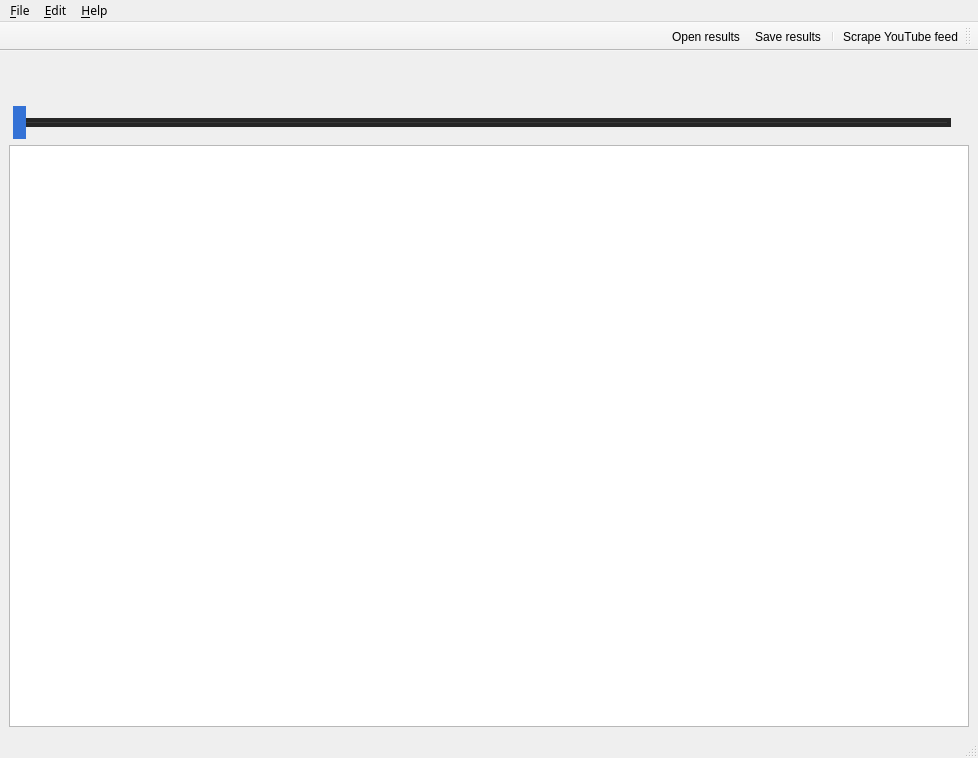
<?xml version="1.0" encoding="UTF-8"?>
<ui version="4.0">
 <author>@danicc097</author>
 <class>MainWindow</class>
 <widget class="QMainWindow" name="MainWindow">
  <property name="geometry">
   <rect>
    <x>0</x>
    <y>0</y>
    <width>978</width>
    <height>758</height>
   </rect>
  </property>
  <property name="font">
   <font>
    <family>Arial</family>
   </font>
  </property>
  <property name="windowTitle">
   <string>YouTube Scraper</string>
  </property>
  <property name="styleSheet">
   <string notr="true"/>
  </property>
  <property name="iconSize">
   <size>
    <width>40</width>
    <height>40</height>
   </size>
  </property>
  <property name="tabShape">
   <enum>QTabWidget::Rounded</enum>
  </property>
  <property name="dockNestingEnabled">
   <bool>true</bool>
  </property>
  <widget class="QWidget" name="centralwidget">
   <property name="layoutDirection">
    <enum>Qt::LeftToRight</enum>
   </property>
   <layout class="QGridLayout" name="gridLayout">
    <item row="3" column="0" colspan="2">
     <widget class="QListWidget" name="listWidgetVideos">
      <property name="tabKeyNavigation">
       <bool>false</bool>
      </property>
     </widget>
    </item>
    <item row="0" column="0" rowspan="2" colspan="2">
     <layout class="QHBoxLayout" name="horizontalLayout">
      <item>
       <spacer name="horizontalSpacer">
        <property name="orientation">
         <enum>Qt::Horizontal</enum>
        </property>
        <property name="sizeHint" stdset="0">
         <size>
          <width>40</width>
          <height>20</height>
         </size>
        </property>
       </spacer>
      </item>
      <item>
       <widget class="QPushButton" name="actionREW">
        <property name="sizePolicy">
         <sizepolicy hsizetype="Maximum" vsizetype="Fixed">
          <horstretch>0</horstretch>
          <verstretch>0</verstretch>
         </sizepolicy>
        </property>
        <property name="minimumSize">
         <size>
          <width>0</width>
          <height>40</height>
         </size>
        </property>
        <property name="font">
         <font>
          <family>Arial</family>
          <pointsize>9</pointsize>
          <weight>50</weight>
          <bold>false</bold>
         </font>
        </property>
        <property name="styleSheet">
         <string notr="true">border:0px</string>
        </property>
        <property name="text">
         <string/>
        </property>
        <property name="icon">
         <iconset>
          <normaloff>../../data/playback_rew.png</normaloff>../../data/playback_rew.png</iconset>
        </property>
        <property name="iconSize">
         <size>
          <width>32</width>
          <height>32</height>
         </size>
        </property>
        <property name="checkable">
         <bool>true</bool>
        </property>
        <property name="autoDefault">
         <bool>true</bool>
        </property>
        <property name="default">
         <bool>true</bool>
        </property>
        <property name="flat">
         <bool>true</bool>
        </property>
       </widget>
      </item>
      <item>
       <widget class="QPushButton" name="actionPLAY">
        <property name="sizePolicy">
         <sizepolicy hsizetype="Maximum" vsizetype="Fixed">
          <horstretch>0</horstretch>
          <verstretch>0</verstretch>
         </sizepolicy>
        </property>
        <property name="minimumSize">
         <size>
          <width>0</width>
          <height>40</height>
         </size>
        </property>
        <property name="font">
         <font>
          <family>MS Shell Dlg 2</family>
          <pointsize>9</pointsize>
          <weight>50</weight>
          <bold>false</bold>
         </font>
        </property>
        <property name="styleSheet">
         <string notr="true">border:0px</string>
        </property>
        <property name="text">
         <string/>
        </property>
        <property name="icon">
         <iconset>
          <normaloff>../../data/playback_play.png</normaloff>
          <normalon>../../data/playback_play_icon&amp;48.png</normalon>
          <activeoff>../../data/playback_play_icon&amp;48.png</activeoff>
          <activeon>../../data/playback_pause.png</activeon>
          <selectedon>../../data/playback_play - Copy.png</selectedon>../../data/playback_play.png</iconset>
        </property>
        <property name="iconSize">
         <size>
          <width>48</width>
          <height>48</height>
         </size>
        </property>
        <property name="checkable">
         <bool>true</bool>
        </property>
        <property name="autoDefault">
         <bool>false</bool>
        </property>
        <property name="default">
         <bool>false</bool>
        </property>
        <property name="flat">
         <bool>true</bool>
        </property>
       </widget>
      </item>
      <item>
       <widget class="QPushButton" name="actionFF">
        <property name="sizePolicy">
         <sizepolicy hsizetype="Maximum" vsizetype="Fixed">
          <horstretch>0</horstretch>
          <verstretch>0</verstretch>
         </sizepolicy>
        </property>
        <property name="minimumSize">
         <size>
          <width>0</width>
          <height>40</height>
         </size>
        </property>
        <property name="font">
         <font>
          <family>Arial</family>
          <pointsize>9</pointsize>
          <weight>50</weight>
          <bold>false</bold>
         </font>
        </property>
        <property name="styleSheet">
         <string notr="true">border:0px</string>
        </property>
        <property name="text">
         <string/>
        </property>
        <property name="icon">
         <iconset>
          <normaloff>../../data/playback_ff.png</normaloff>../../data/playback_ff.png</iconset>
        </property>
        <property name="iconSize">
         <size>
          <width>32</width>
          <height>32</height>
         </size>
        </property>
        <property name="checkable">
         <bool>true</bool>
        </property>
        <property name="autoDefault">
         <bool>true</bool>
        </property>
        <property name="default">
         <bool>true</bool>
        </property>
        <property name="flat">
         <bool>true</bool>
        </property>
       </widget>
      </item>
      <item>
       <spacer name="horizontalSpacer_2">
        <property name="orientation">
         <enum>Qt::Horizontal</enum>
        </property>
        <property name="sizeHint" stdset="0">
         <size>
          <width>40</width>
          <height>20</height>
         </size>
        </property>
       </spacer>
      </item>
     </layout>
    </item>
    <item row="2" column="0">
     <widget class="QSlider" name="horizontalSlider">
      <property name="styleSheet">
       <string notr="true">.QSlider {
    min-height: 33px;
    max-height: 33px;
	border-radius: 10px;
}

.QSlider::groove:horizontal {
    border: 4px solid #262626;
    height: 1px;
    background: #393939;
    margin: 0 12px;
}

.QSlider::handle:horizontal {
    background: #3472d6;
    border: 5px solid #3472d6;
	border-radius: 5px;
    width: 3px;
    height: 100px;
    margin: -24px -12px;
}</string>
      </property>
      <property name="singleStep">
       <number>10</number>
      </property>
      <property name="orientation">
       <enum>Qt::Horizontal</enum>
      </property>
      <property name="tickPosition">
       <enum>QSlider::TicksBothSides</enum>
      </property>
     </widget>
    </item>
   </layout>
  </widget>
  <widget class="QMenuBar" name="menubar">
   <property name="geometry">
    <rect>
     <x>0</x>
     <y>0</y>
     <width>978</width>
     <height>20</height>
    </rect>
   </property>
   <property name="font">
    <font>
     <family>Fira Sans Medium</family>
    </font>
   </property>
   <widget class="QMenu" name="menuFile">
    <property name="title">
     <string>&amp;File</string>
    </property>
    <addaction name="actionOpen"/>
    <addaction name="separator"/>
    <addaction name="actionSave"/>
    <addaction name="actionSave_as"/>
    <addaction name="separator"/>
    <addaction name="actionExit"/>
   </widget>
   <widget class="QMenu" name="menuEdit">
    <property name="title">
     <string>&amp;Edit</string>
    </property>
    <addaction name="actionEdit"/>
   </widget>
   <widget class="QMenu" name="menuHelp">
    <property name="title">
     <string>&amp;Help</string>
    </property>
    <addaction name="actionGitHub_Homepage"/>
    <addaction name="actionAbout"/>
   </widget>
   <addaction name="menuFile"/>
   <addaction name="menuEdit"/>
   <addaction name="menuHelp"/>
  </widget>
  <widget class="QStatusBar" name="statusbar"/>
  <widget class="QToolBar" name="toolBar">
   <property name="windowTitle">
    <string>toolBar_2</string>
   </property>
   <property name="layoutDirection">
    <enum>Qt::RightToLeft</enum>
   </property>
   <property name="iconSize">
    <size>
     <width>20</width>
     <height>20</height>
    </size>
   </property>
   <attribute name="toolBarArea">
    <enum>TopToolBarArea</enum>
   </attribute>
   <attribute name="toolBarBreak">
    <bool>false</bool>
   </attribute>
   <addaction name="actionGetFeed"/>
   <addaction name="separator"/>
   <addaction name="actionSaveResults"/>
   <addaction name="actionOpenResults"/>
  </widget>
  <action name="actionNew">
   <property name="text">
    <string>New</string>
   </property>
  </action>
  <action name="actionNew_Window">
   <property name="icon">
    <iconset>
     <normaloff>D:/OneDrive/RailwaySim/Qt/images/png/doc_new_icon&amp;48.png</normaloff>D:/OneDrive/RailwaySim/Qt/images/png/doc_new_icon&amp;48.png</iconset>
   </property>
   <property name="text">
    <string>New Window</string>
   </property>
   <property name="font">
    <font>
     <family>Fira Sans Medium</family>
    </font>
   </property>
   <property name="shortcut">
    <string>Ctrl+N</string>
   </property>
   <property name="shortcutContext">
    <enum>Qt::WindowShortcut</enum>
   </property>
  </action>
  <action name="actionOpen">
   <property name="icon">
    <iconset>
     <normaloff>D:/OneDrive/RailwaySim/Qt/images/png/folder_open_icon&amp;48.png</normaloff>D:/OneDrive/RailwaySim/Qt/images/png/folder_open_icon&amp;48.png</iconset>
   </property>
   <property name="text">
    <string>Open...</string>
   </property>
   <property name="font">
    <font>
     <family>Fira Sans Medium</family>
    </font>
   </property>
   <property name="shortcut">
    <string>Ctrl+O</string>
   </property>
  </action>
  <action name="actionSave">
   <property name="icon">
    <iconset>
     <normaloff>D:/OneDrive/RailwaySim/Qt/images/png/save_icon&amp;48.png</normaloff>D:/OneDrive/RailwaySim/Qt/images/png/save_icon&amp;48.png</iconset>
   </property>
   <property name="text">
    <string>Save</string>
   </property>
   <property name="font">
    <font>
     <family>Fira Sans Medium</family>
    </font>
   </property>
   <property name="shortcut">
    <string>Ctrl+S</string>
   </property>
  </action>
  <action name="actionSave_as">
   <property name="text">
    <string>Save as...</string>
   </property>
   <property name="font">
    <font>
     <family>Fira Sans Medium</family>
    </font>
   </property>
   <property name="shortcut">
    <string>Ctrl+Shift+S</string>
   </property>
  </action>
  <action name="actionGitHub_Homepage">
   <property name="icon">
    <iconset>
     <normaloff>D:/OneDrive/RailwaySim/Qt/images/github icon.png</normaloff>D:/OneDrive/RailwaySim/Qt/images/github icon.png</iconset>
   </property>
   <property name="text">
    <string>GitHub Homepage</string>
   </property>
   <property name="font">
    <font>
     <family>Fira Sans Medium</family>
    </font>
   </property>
  </action>
  <action name="actionEdit">
   <property name="text">
    <string>Preferences</string>
   </property>
   <property name="font">
    <font>
     <family>Fira Sans Medium</family>
    </font>
   </property>
   <property name="shortcut">
    <string/>
   </property>
   <property name="shortcutContext">
    <enum>Qt::ApplicationShortcut</enum>
   </property>
  </action>
  <action name="actionExit">
   <property name="text">
    <string>Exit</string>
   </property>
   <property name="font">
    <font>
     <family>Fira Sans Medium</family>
    </font>
   </property>
  </action>
  <action name="actionGetFeed">
   <property name="text">
    <string>Scrape YouTube feed</string>
   </property>
   <property name="toolTip">
    <string>Scrape YouTube feed</string>
   </property>
   <property name="shortcut">
    <string>Ctrl+P</string>
   </property>
  </action>
  <action name="actionAbout">
   <property name="text">
    <string>About</string>
   </property>
   <property name="font">
    <font>
     <family>Fira Sans Medium</family>
    </font>
   </property>
  </action>
  <action name="actionopenCSV">
   <property name="icon">
    <iconset>
     <normalon>D:/OneDrive/RailwaySim/icons to export/pencil_icon&amp;48.png</normalon>
    </iconset>
   </property>
   <property name="text">
    <string>openCSV</string>
   </property>
  </action>
  <action name="actionSaveResults">
   <property name="text">
    <string>Save results</string>
   </property>
   <property name="toolTip">
    <string>Save results to CSV</string>
   </property>
   <property name="shortcut">
    <string>Ctrl+Shift+D</string>
   </property>
  </action>
  <action name="actionOpenResults">
   <property name="text">
    <string>Open results</string>
   </property>
   <property name="toolTip">
    <string>Open results from CSV</string>
   </property>
   <property name="shortcut">
    <string>Ctrl+Shift+O</string>
   </property>
  </action>
  <action name="actionAddToReport">
   <property name="text">
    <string>AddToReport</string>
   </property>
   <property name="toolTip">
    <string>Add current chart to report file</string>
   </property>
  </action>
 </widget>
 <resources/>
 <connections/>
</ui>
